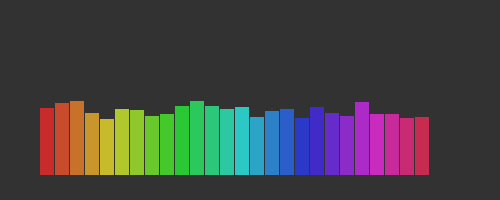
Frame 1 (no input)
Frame 60 (the mouse pressed at the canvas centre just before this capture): identical to frame 1, image omitted
Frame 120 (the mouse held since frame 60 and released just before this capture): identical to frame 1, image omitted

The Processing sketch that drew this single still picture (run headless with seeded random() and noise(); from frame 60 on, the mouse is pressed at the canvas centre):

// Processing sketch: weather_bars_transform
// ── weather_bars_transform.pde
float barw = 15;
int margin = 25;

void setup() {
  size(500, 200);
  noStroke();
  colorMode(HSB);
}

void draw() {
  background(0,0,50);

  translate(margin,height-margin);
  
  for (int i=0; i < temp.length; i++) { //or i=i+1
    fill(i*255/temp.length,200,200);
    translate(barw,0);
    rect(0, 0, barw-1, -temp[i]);
  };
  
}

int[] temp = {
  67, 
  72, 
  74, 
  62, 
  56, 
  66, 
  65, 
  59, 
  61, 
  69, 
  74, 
  69, 
  66, 
  68, 
  58, 
  64, 
  66, 
  57, 
  68, 
  62, 
  59, 
  73, 
  61, 
  61, 
  57, 
  58
};
